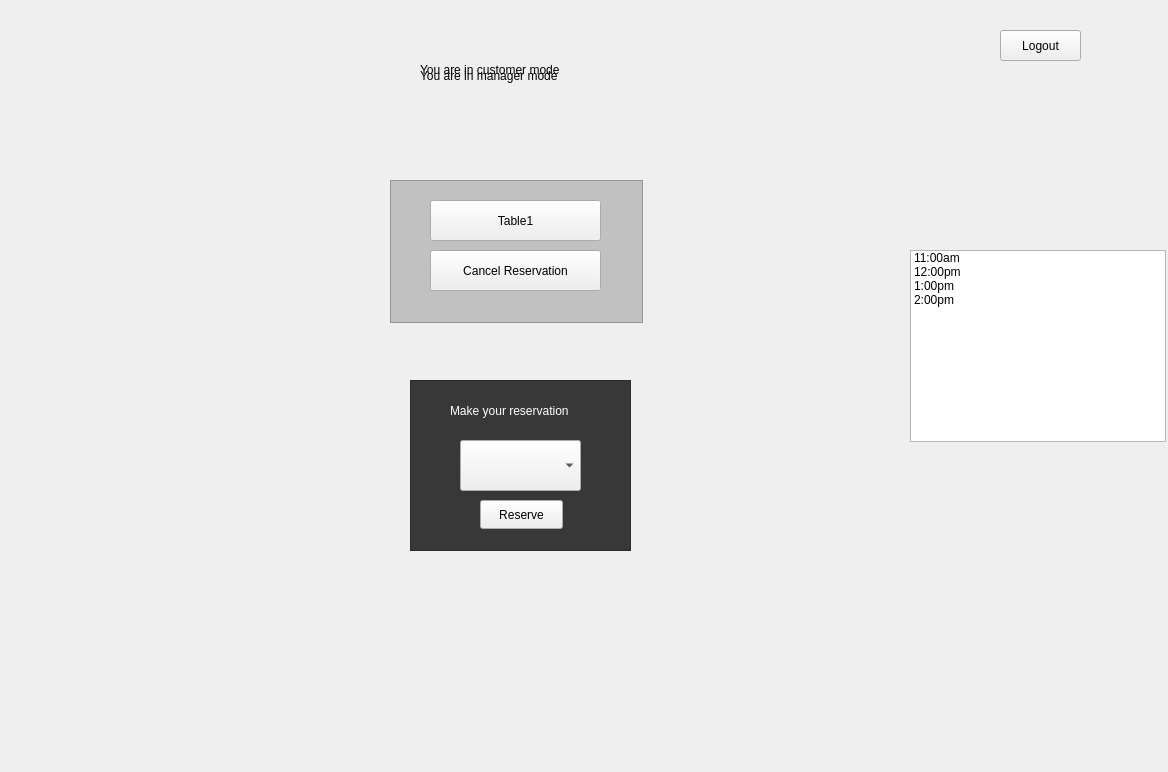
<?xml version="1.0" encoding="UTF-8"?>
<ui version="4.0">
 <class>Restaurant</class>
 <widget class="QWidget" name="Restaurant">
  <property name="geometry">
   <rect>
    <x>0</x>
    <y>0</y>
    <width>1168</width>
    <height>772</height>
   </rect>
  </property>
  <property name="windowTitle">
   <string>Restaurant</string>
  </property>
  <widget class="QPushButton" name="Table1">
   <property name="geometry">
    <rect>
     <x>430</x>
     <y>200</y>
     <width>171</width>
     <height>41</height>
    </rect>
   </property>
   <property name="text">
    <string>Table1</string>
   </property>
  </widget>
  <widget class="QComboBox" name="Table1_list">
   <property name="geometry">
    <rect>
     <x>460</x>
     <y>440</y>
     <width>121</width>
     <height>51</height>
    </rect>
   </property>
  </widget>
  <widget class="QPushButton" name="Confirm1">
   <property name="geometry">
    <rect>
     <x>480</x>
     <y>500</y>
     <width>83</width>
     <height>29</height>
    </rect>
   </property>
   <property name="text">
    <string>Reserve</string>
   </property>
  </widget>
  <widget class="QPushButton" name="Cancel1">
   <property name="geometry">
    <rect>
     <x>430</x>
     <y>250</y>
     <width>171</width>
     <height>41</height>
    </rect>
   </property>
   <property name="text">
    <string>Cancel Reservation</string>
   </property>
  </widget>
  <widget class="QGraphicsView" name="back_select">
   <property name="geometry">
    <rect>
     <x>410</x>
     <y>380</y>
     <width>221</width>
     <height>171</height>
    </rect>
   </property>
   <property name="styleSheet">
    <string notr="true">background-color: rgb(56, 56, 56);</string>
   </property>
  </widget>
  <widget class="QLabel" name="reserve_label">
   <property name="geometry">
    <rect>
     <x>450</x>
     <y>400</y>
     <width>151</width>
     <height>21</height>
    </rect>
   </property>
   <property name="styleSheet">
    <string notr="true">color: rgb(255, 255, 255);</string>
   </property>
   <property name="text">
    <string>Make your reservation</string>
   </property>
  </widget>
  <widget class="QGraphicsView" name="Table1_graphics">
   <property name="geometry">
    <rect>
     <x>390</x>
     <y>180</y>
     <width>253</width>
     <height>143</height>
    </rect>
   </property>
   <property name="styleSheet">
    <string notr="true">background-color: rgb(193, 193, 193);</string>
   </property>
  </widget>
  <widget class="QGraphicsView" name="seat">
   <property name="geometry">
    <rect>
     <x>310</x>
     <y>210</y>
     <width>81</width>
     <height>71</height>
    </rect>
   </property>
   <property name="styleSheet">
    <string notr="true">border: none;
background-color: transparent;</string>
   </property>
  </widget>
  <widget class="QGraphicsView" name="seat2">
   <property name="geometry">
    <rect>
     <x>640</x>
     <y>210</y>
     <width>91</width>
     <height>71</height>
    </rect>
   </property>
   <property name="styleSheet">
    <string notr="true">border: none;
background-color: transparent;</string>
   </property>
  </widget>
  <widget class="QGraphicsView" name="seat3">
   <property name="geometry">
    <rect>
     <x>470</x>
     <y>100</y>
     <width>91</width>
     <height>71</height>
    </rect>
   </property>
   <property name="styleSheet">
    <string notr="true">border: none;
background-color: transparent;
border-color: rgb(255, 255, 255);</string>
   </property>
  </widget>
  <widget class="QGraphicsView" name="seat4">
   <property name="geometry">
    <rect>
     <x>470</x>
     <y>330</y>
     <width>91</width>
     <height>71</height>
    </rect>
   </property>
   <property name="styleSheet">
    <string notr="true">border: none;
background-color: transparent;</string>
   </property>
  </widget>
  <widget class="QPushButton" name="pushButton_logout">
   <property name="geometry">
    <rect>
     <x>1000</x>
     <y>30</y>
     <width>81</width>
     <height>31</height>
    </rect>
   </property>
   <property name="text">
    <string>Logout</string>
   </property>
  </widget>
  <widget class="QLabel" name="manager_label">
   <property name="geometry">
    <rect>
     <x>420</x>
     <y>50</y>
     <width>241</width>
     <height>51</height>
    </rect>
   </property>
   <property name="text">
    <string>You are in manager mode</string>
   </property>
  </widget>
  <widget class="QLabel" name="customer_label">
   <property name="geometry">
    <rect>
     <x>420</x>
     <y>60</y>
     <width>181</width>
     <height>20</height>
    </rect>
   </property>
   <property name="text">
    <string>You are in customer mode</string>
   </property>
  </widget>
  <widget class="QListWidget" name="availabilityList">
   <property name="enabled">
    <bool>true</bool>
   </property>
   <property name="geometry">
    <rect>
     <x>910</x>
     <y>250</y>
     <width>256</width>
     <height>192</height>
    </rect>
   </property>
   <property name="viewMode">
    <enum>QListView::ViewMode::ListMode</enum>
   </property>
   <property name="selectionRectVisible">
    <bool>false</bool>
   </property>
   <item>
    <property name="text">
     <string>11:00am</string>
    </property>
   </item>
   <item>
    <property name="text">
     <string>12:00pm</string>
    </property>
   </item>
   <item>
    <property name="text">
     <string>1:00pm</string>
    </property>
   </item>
   <item>
    <property name="text">
     <string>2:00pm</string>
    </property>
   </item>
   <item>
    <property name="text">
     <string/>
    </property>
   </item>
  </widget>
  <zorder>seat4</zorder>
  <zorder>Table1_graphics</zorder>
  <zorder>Table1</zorder>
  <zorder>Cancel1</zorder>
  <zorder>seat</zorder>
  <zorder>seat2</zorder>
  <zorder>seat3</zorder>
  <zorder>back_select</zorder>
  <zorder>Table1_list</zorder>
  <zorder>Confirm1</zorder>
  <zorder>reserve_label</zorder>
  <zorder>pushButton_logout</zorder>
  <zorder>manager_label</zorder>
  <zorder>customer_label</zorder>
  <zorder>availabilityList</zorder>
 </widget>
 <resources/>
 <connections/>
</ui>
